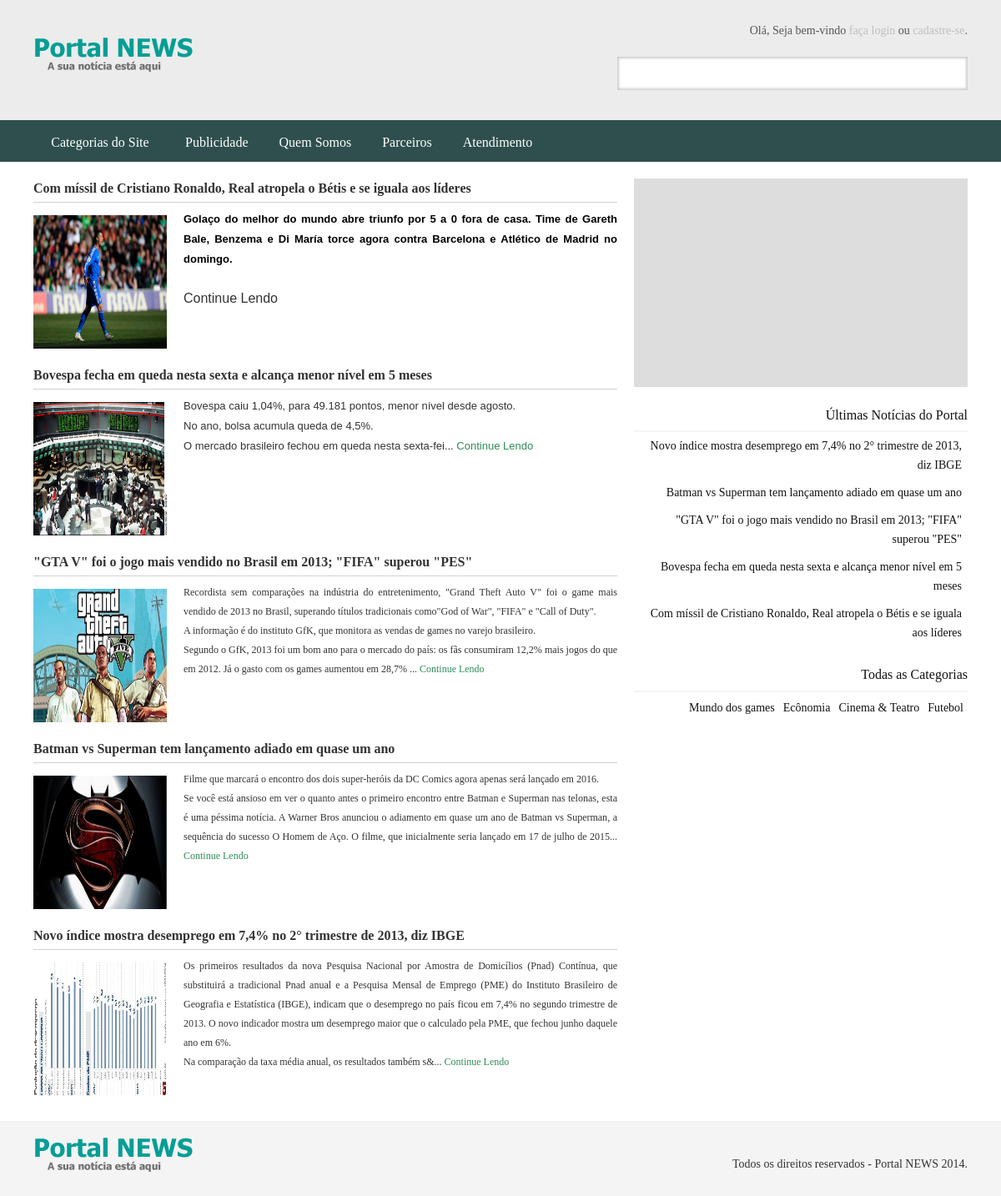
The page /buscar.php on the database its author committed.
### tables this page shows
CREATE TABLE IF NOT EXISTS `noticias` (
  `id_noticia` int(11) NOT NULL AUTO_INCREMENT,
  `titulo` varchar(125) NOT NULL,
  `conteudo` text NOT NULL,
  `dataPub` date DEFAULT NULL,
  `autorPub` varchar(50) NOT NULL,
  `id_autor` int(11) DEFAULT NULL,
  `tags` text,
  `categoria` int(11) NOT NULL,
  `imagem` varchar(125) DEFAULT NULL,
  `status` int(1) NOT NULL,
  PRIMARY KEY (`id_noticia`)
);

### buscar.php (the view)
<?php require_once	'includes/header.php'; ?>
<main>
	<section id="content">
		<section id="conteudo">
        <?php
		  $termo = $_GET["busca-organica"];
		  $busca = mysql_query("SELECT * FROM noticias WHERE tags or titulo LIKE '%$termo%'");
		  if(mysql_num_rows($busca) !=0){
		  while($src = mysql_fetch_array($busca)){
		?>
        <section id='buscar'>
        <h2><?php echo $src['titulo']; ?></h2>
        <section id="buscar-img"><img src="paineldecontrole/imagens/imgnoticia/<?php echo $src['imagem'];?>" alt="<?php echo $src['titulo']; ?>" /></section>
        <section id="buscar-conteudo"><?php echo substr($src['conteudo'], 0, 550)."..."; ?> <a href="noticia.php?id=<?php echo $src['id_noticia'];?>">Continue Lendo</a></section>
        </section>
        <?php } } else { ?>
        <section id='buscar'>
        <h1>Desculpe mais não foi encontrado nenhuma notícia. Faça sua busca novamente.</h1>
        </section>
        <?php } ?>
		</section>
			<section id="sidebar"><?php require_once 'includes/sidebar.php'; ?></section>
	</section>
</main>
<?php require_once 'includes/footer.php'; ?>

### includes/sidebar.php (shortened to what this page needs)
<section id="publicidade-sidebar"></section>
<section id="widget-ultimas-noticias">
    <h1>Últimas Notícias do Portal</h1>
    <ul>
	<?php
	   $SQL_UN = mysql_query("SELECT id_noticia, titulo FROM noticias ORDER BY id_noticia DESC LIMIT 5");
	   while($un = mysql_fetch_array($SQL_UN)){
	?>
     <li><a href="noticia.php?id=<?php echo $un['id_noticia']; ?>"><?php echo $un['titulo']; ?></a></li>
    <?php }?>
    </ul>
</section>
<section id="widget-categorias-portal">
    <h1>Todas as Categorias</h1>
    <ul>
	<?php
	   $SQL_TC = mysql_query("SELECT * FROM categoria");
	   while($ct = mysql_fetch_array($SQL_TC)){
	?>
     <li><a href="categoria.php?id=<?php echo $ct['id_categoria']; ?>"><?php echo $ct['nome_categoria']; ?></a></li>
    <?php }?>
    </ul>
</section>

### css/default.css (style rules this page uses)
* { margin: 0px; padding: 0px; }
body { background-color: #FFF; }
main { width: 100%; height: auto; float: left; position: relative; z-index: 1; margin-bottom: 30px; }
section#content { width: 1120px; height: auto; margin: 0 auto; }
section#conteudo { width: 700px; height: auto; float: left; }
section#sidebar { width: 400px; height: auto; margin-top: 20px; float: right; }
section#publicidade-sidebar { width: 400px; height: 250px; float: right; background: #ddd; margin-bottom: 15px; }
section#widget-ultimas-noticias, section#widget-categorias-portal { width: 400px; height: auto; float: right; font-family: Tahoma; font-size: 14px; text-align: right; }
section#widget-categorias-portal { margin-top: 15px; }
section#widget-ultimas-noticias h1, section#widget-categorias-portal h1 { font-size: 16px; border-bottom: 2px solid #f4f4f4; color: #121212; padding: 7px 0px 7px 0px; width: 400px; height: auto; float: right; position: relative; z-index: 2; }
section#widget-ultimas-noticias a { color: #121212; text-decoration: none; }
section#widget-ultimas-noticias ul, section#widget-categorias-portal ul { list-style: none; margin: 0; padding: 0; height: auto; float: right; }
section#widget-categorias-portal a { color: #121212; text-decoration: none; }
section#widget-ultimas-noticias ul li, section#widget-categorias-portal ul li { color: #838383; width: 386px; height: auto; padding: 5px 7px 5px 7px; float: left; }
section#widget-categorias-portal ul li { width: auto; height: auto; padding: 7px 5px 7px 5px; float: right; }
section#buscar { width: 700px; height: auto; float: left; text-align: left; font-size: 12px; font-family: Tahoma; margin-top: 20px; }
section#buscar h2 { width: 700px; height: auto; font-size: 16px; font-weight: bold; border-bottom: 1px solid #d1d1d1; padding-bottom: 5px; float: left; margin-bottom: 15px; }
section#buscar-img { width: 160px; height: 160px; float: left; overflow: hidden; }
section#buscar-img img { width: 160px; height: 160px; }
section#buscar-conteudo { width: 520px; height: 160px; float: right; text-align: justify; margin-top: -7px; }
section#buscar-conteudo a { color: #2E8B57; text-decoration: none; }

### css/screen.css (style rules this page uses)
body { background:#fff url(../images/bg_body.gif) repeat-x; font:80% Trebuchet MS, Arial, Helvetica, Sans-Serif; color:#333; line-height:180%; margin:0; padding:0; text-align:center; }
h1 { font-size:180%; font-weight:normal; margin:0; padding:0 20px; }
h2 { font-size:160%; font-weight:normal; }
img { border:none; }
#content { position:relative; }

### rows shown on the page
noticias: titulo "Com míssil de Cristiano Ronaldo, Real atropela o Bétis e se iguala aos líderes", imagem (picture), conteudo "Golaço do melhor do mundo abre triunfo por 5 a 0 fora de casa. Time de Gareth Bale, Benzema e Di María torce agora contra Barcelona e Atlético de Madrid no domingo."
noticias: titulo "Bovespa fecha em queda nesta sexta e alcança menor nível em 5 meses", imagem (picture), conteudo "Bovespa caiu 1,04%, para 49.181 pontos, menor nível desde agosto. No ano, bolsa acumula queda de 4,5%. O mercado brasileiro fechou em queda nesta sexta-fei"
noticias: titulo "\"GTA V\" foi o jogo mais vendido no Brasil em 2013; \"FIFA\" superou \"PES\"", imagem (picture), conteudo "Recordista sem comparações na indústria do entretenimento, \"Grand Theft Auto V\" foi o game mais vendido de 2013 no Brasil, superando títulos tradicionais como\"God of War\", \"FIFA\" e \"Call of Duty\". A informação é do instituto GfK, que monitora as vendas de games no varejo brasileiro. Segundo o GfK, 2013 foi um bom ano para o mercado do país: os fãs consumiram 12,2% mais jogos do que em 2012. Já o gasto com os games aumentou em 28,7%"
noticias: titulo "Batman vs Superman tem lançamento adiado em quase um ano", imagem (picture), conteudo "Filme que marcará o encontro dos dois super-heróis da DC Comics agora apenas será lançado em 2016. Se você está ansioso em ver o quanto antes o primeiro encontro entre Batman e Superman nas telonas, esta é uma péssima notícia. A Warner Bros anunciou o adiamento em quase um ano de Batman vs Superman , a sequência do sucesso O Homem de Aço . O filme, que inicialmente seria lançado em 17 de julho de 2015"
noticias: titulo "Novo índice mostra desemprego em 7,4% no 2° trimestre de 2013, diz IBGE", imagem (picture), conteudo "Os primeiros resultados da nova Pesquisa Nacional por Amostra de Domicílios (Pnad) Contínua, que substituirá a tradicional Pnad anual e a Pesquisa Mensal de Emprego (PME) do Instituto Brasileiro de Geografia e Estatística (IBGE), indicam que o desemprego no país ficou em 7,4% no segundo trimestre de 2013. O novo indicador mostra um desemprego maior que o calculado pela PME, que fechou junho daquele ano em 6%. Na comparação da taxa média anual, os resultados também s&"

### other values the page prints
$ct['nome_categoria'] "Futebol"
$ct['nome_categoria'] "Cinema & Teatro"
$ct['nome_categoria'] "Ecônomia"
$ct['nome_categoria'] "Mundo dos games"
